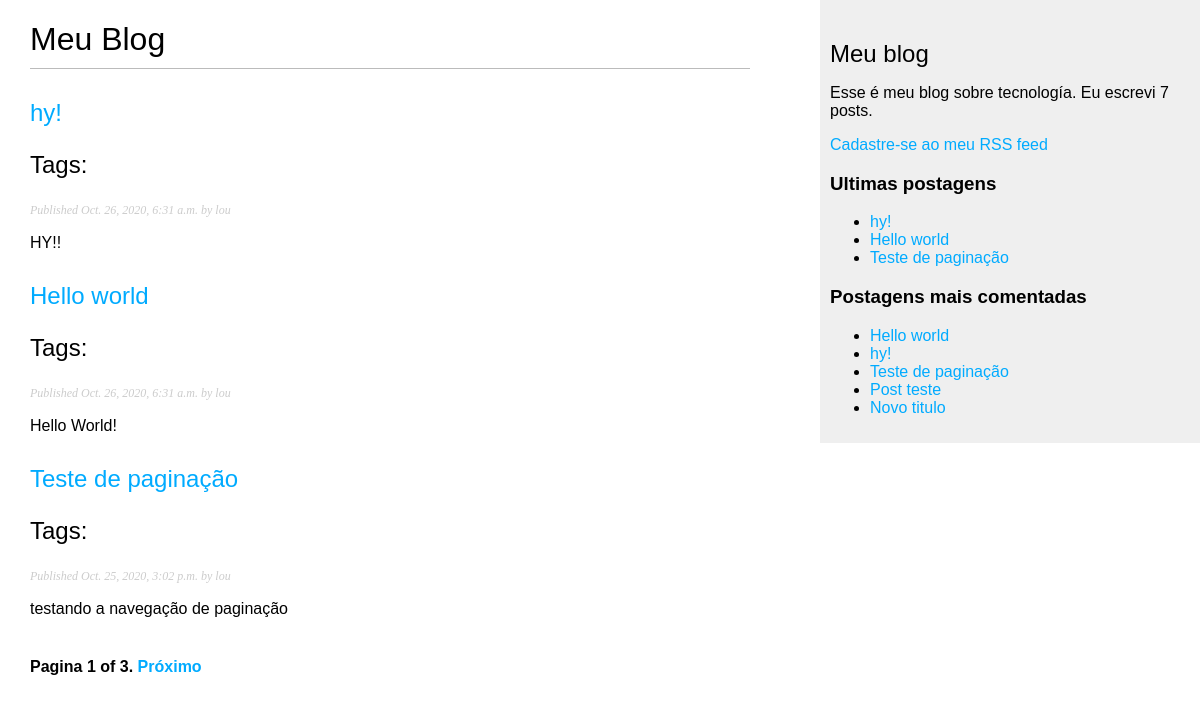
The page /blog_app/ on the database as committed earlier.
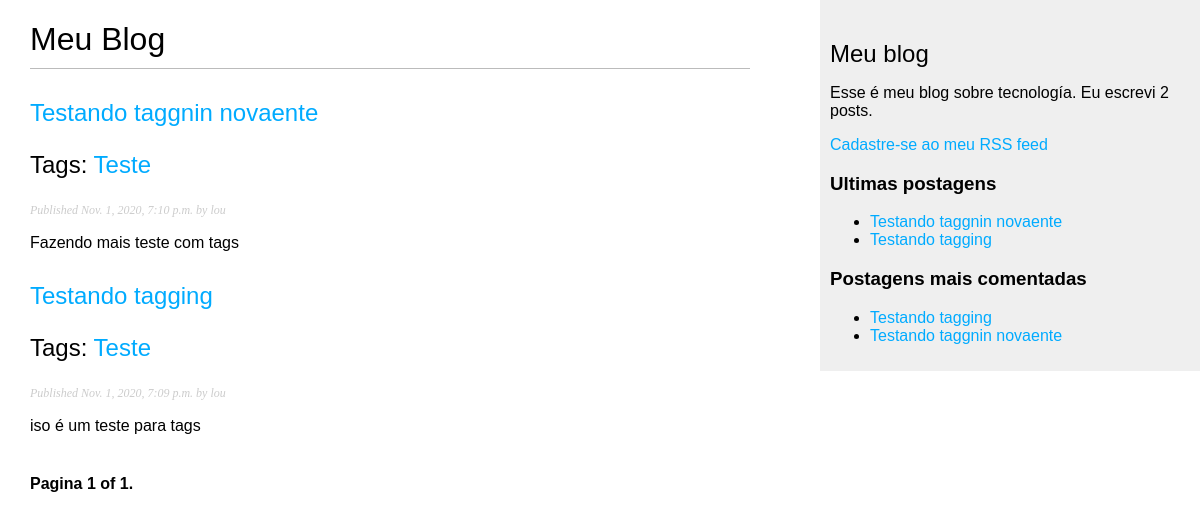
The same page on the database as committed later.
### blog_app/models.py (models this page shows, shortened)
class Post(models.Model):
    ESCOLHA_STATUS = (
        ('rascunho', 'Rascunho'),
        ('publicado', 'Publicado'),
    )
    titulo = models.CharField(max_length=250) # ESSE CAMPO É PARA O TÍTULO DO POST
    slug = models.SlugField(max_length=250,   # ESSE CAMPO É PARA SER USADO NAS URLS.
                            unique_for_date='publicar') # SLUG É UM RÓTULO QUE CONTEM APENAS LETRAS, NÚMEROS ETC...
    autor = models.ForeignKey(User, # ESSE CAMPO DENIFE  RELAÇÃO many-to-one.
                            on_delete=models.CASCADE, # OU SEJA: CADA POST É ESCRITO POR APENAS UM USUÁRIO
                            related_name='blog_posts') # E UM USUÁRIO PODE ESCREVER QUALQUER NUMERO DE POSTS.
    body = models.TextField() # ESSE É  O CORPO DO POST. É UM CAMPO DE TEXT QUE É ENVIADO PARA A BASE DE DADOS SQL
    publicar = models.DateTimeField(default=timezone.now) # DateTimeField INDICA QUANDO FOI O POST
    criado = models.DateTimeField(auto_now_add=True) # INDICA QUANDO O POST FOI CRIADO
    atualizado = models.DateTimeField(auto_now=True) # INDICA A ULTIMA VEZ QUE O POST FOI ATUALIZADO
    status = models.CharField(max_length=10, # MOSTRA O STATUS DO POST
                                choices=ESCOLHA_STATUS,
                                default='rascunho')
    objetos = models.Manager() # MANAGER PADRÃO
    publicado = AdminPub() # MANAGER PERSONALIZADO
    tags = TaggableManager()
    class Meta: # ESSA CLASSE CONTÉM METADATA. DJANGO ORDENA OS RESULTADOS
        ordering = ('-publicar',) # PELO CAMPO DE PUBLICAÇÃO EM ORDEM DECRESCENTE
    def get_absolute_url(self):
        return reverse('blog_app:detalhe_post',
                        args=[self.publicar.year,
                              self.publicar.month,
                              self.publicar.day, self.slug])

### blog_app/views.py (the view)
# urls.py: path('',views.lista_post, name='lista_post'), # O PRIMEIRO PADRÃO Ñ ECEBE NENHUM ARGUMETNO E MAPEADA PARA A VIEW lista_post
def lista_post(request, tag_slug=None): # ESSA VIEW PEGA A REQUEST COMO ÚNICO PARÂMETRO. PARÂMETRO REQUERIDO POR TODAS AS VIEWS
    object_list = Post.publicado.all()
    tag = None
    if tag_slug:
        tag = get_object_or_404(Tag, slug=tag_slug)
        object_list = object_list.filter(tags__in=[tag])
    paginator = Paginator(object_list, 3) # 3 POST EM CADA PÁGINA
    page = request.GET.get('page')
    try:
        posts = paginator.page(page)
    except PageNotAnInteger:
        posts = paginator.page(1)
    except EmptyPage:
        posts = paginator.page(paginator.num_pages)
    return render(request,'blog_app/post/lista.html',{'page':page,
                                                      'posts':posts,
                                                      'tag':tag})

### blog_app/models.py (called while the page is built)
    def get_queryset(self): # ESSE MÉTODO DE UM MANAGER RETORNA A QuerySet QUE VAI SER EXECUTADA
        return super(AdminPub,
                     self).get_queryset()\
                          .filter(status='publicado') # SOBREESCREVE O MÉTODO ACIMA PARA INCLUIR O MANAGER COSTOMIZADO

### blog_app/templatetags/blog_tags.py (called while the page is built)
@register.simple_tag
def total_posts():
    return Post.publicado.count()

@register.inclusion_tag('blog_app/post/ultimos_posts.html')
def mostrar_ultimos_posts(count=5):
    ultimos_posts = Post.publicado.order_by('-publicar')[:count]
    return {'ultimos_posts': ultimos_posts}

@register.simple_tag
def get_postagens_mais_comentadas(count=5):
    return Post.publicado.annotate(
                total_commentarios=Count('comentarios')
                ).order_by('-total_commentarios')[:count]

@register.filter(name='markdown')
def markdown_format(text):
    return mark_safe(markdown.markdown(text))

### blog_app/templates/blog_app/post/lista.html (shortened to what this page needs)
{% extends "blog_app/base.html" %}
{% load blog_tags %}
{% block content %}
  <h1>Meu Blog</h1>
  {% for post in posts %}
    <h2>
      <a href="{{ post.get_absolute_url }}">
      {{ post.titulo }}
      </a>
      <p class="tags">
        Tags:
        {% for tag in post.tags.all %}
          <a href="{% url "blog_app:lista_post_by_tag" tag.slug %}">
            {{ tag.name }}
          </a>
        {% endfor %}
      </p>
    </h2>
    <p class="date">
      Published {{ post.publicar }} by {{ post.autor }}
    </p>
    {{ post.body|markdown|truncatewords_html:30 }}
  {% endfor %}
  {% include "pagination.html" with page=posts %}
{% endblock %}

### blog_app/templates/blog_app/base.html (shortened to what this page needs)
{% load blog_tags %}
{% load static %}
<!DOCTYPE html>
<html lang="pt" dir="ltr">
  <head>
    <link href="{% static 'blog_app/css/blog.css' %}" rel="stylesheet">
  </head>
  <body>
    <div id="content">
      {% block content %}
      {% endblock %}
    </div>
    <div id="sidebar">
      <h2>Meu blog</h2>
      <p>Esse é meu blog sobre tecnología. Eu escrevi {% total_posts %} posts.</p>
      <p>
        <a href="{% url "blog_app:post_feed" %}">Cadastre-se ao meu RSS feed</a>
      </p>
      <h3>Ultimas postagens</h3>
      {% mostrar_ultimos_posts 3 %}
      <h3>Postagens mais comentadas</h3>
      {% get_postagens_mais_comentadas as postagens_mais_comentadas %}
      <ul>
        {% for post in postagens_mais_comentadas %}
        <li>
          <a href="{{ post.get_absolute_url }}">{{ post.titulo }}</a>
        </li>
        {% endfor %}
      </ul>
    </div>
  </body>
</html>

### blog_app/templates/pagination.html (shortened to what this page needs)
<div class="pagination">
  <span class="step-links">
    <span class="current">
      Pagina {{ page.number }} of {{ page.paginator.num_pages }}.</span>
    {% if page.has_next %}
      <a href="?page={{ page.next_page_number }}">Próximo</a>
    {% endif %}
  </span>
</div>

### blog_app/templates/blog_app/post/ultimos_posts.html
<ul>
  {% for post in ultimos_posts %}
  <li>
    <a href="{{ post.get_absolute_url }}">{{ post.titulo }}</a>
  </li>
  {% endfor %}
</ul>

### blog_app/static/blog_app/css/blog.css (style rules this page uses)
body { margin:0; padding:0; font-family:helvetica, sans-serif; }
a { color:#00abff; text-decoration:none; }
h1 { font-weight:normal; border-bottom:1px solid #bbb; padding:0 0 10px 0; }
h2 { font-weight:normal; margin:30px 0 0; }
#content { float:left; width:60%; padding:0 0 0 30px; }
#sidebar { float:right; width:30%; padding:10px; background:#efefef; height:100%; }
p.date { color:#ccc; font-family: georgia, serif; font-size: 12px; font-style: italic; }
.pagination { margin:40px 0; font-weight:bold; }

Rows that differ between the two databases and show on the page:
removed Post: titulo "hy!", publicar "Oct. 26, 2020, 6:31 a.m.", autor "lou", body "HY!!"
removed Post: titulo "Hello world", publicar "Oct. 26, 2020, 6:31 a.m.", autor "lou", body "Hello World!"
removed Post: titulo "Teste de paginação", publicar "Oct. 25, 2020, 3:02 p.m.", autor "lou", body "testando a navegação de paginação"
removed Post: titulo "Post teste", shown under "Postagens mais comentadas"
removed Post: titulo "Novo titulo", shown under "Postagens mais comentadas"
added Post: titulo "Testando taggnin novaente", publicar "Nov. 1, 2020, 7:10 p.m.", autor "lou", body "Fazendo mais teste com tags"
added Tag: name "Teste"
added Post: titulo "Testando tagging", publicar "Nov. 1, 2020, 7:09 p.m.", autor "lou", body "iso é um teste para tags"
Other text that changed with them:
{{ page.paginator.num_pages }}: "3" → "1"
text no longer shown: "7 Próximo"
text now shown: "2"
